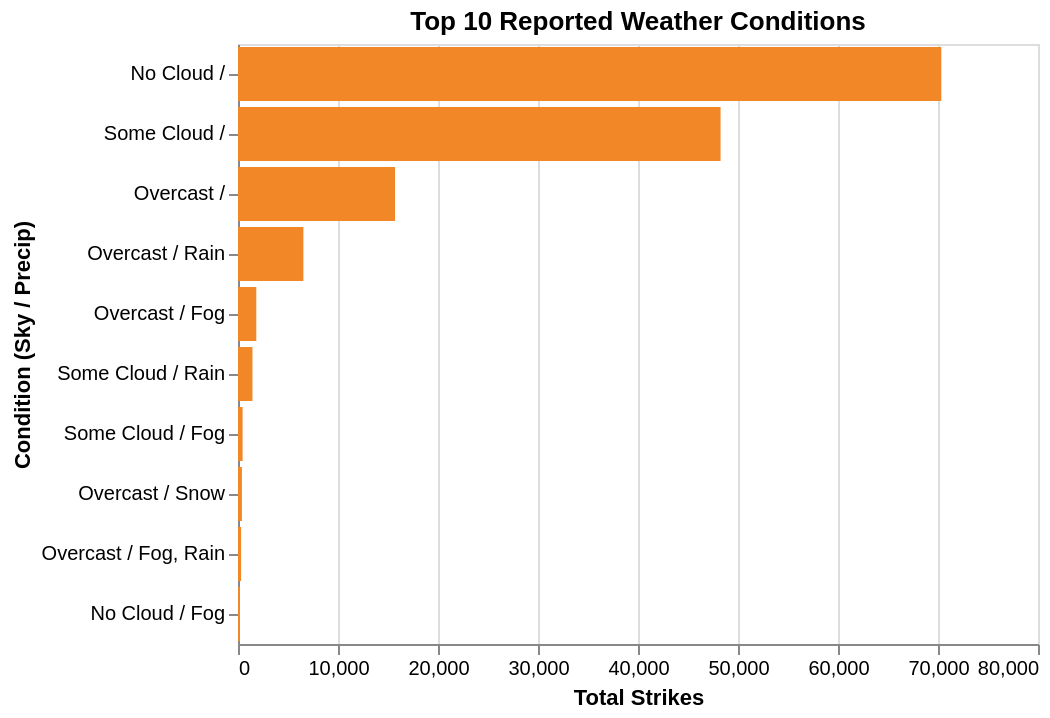

This figure's notebook cell:
### Code cell
weather_chart = alt.Chart(weather_strikes_filtered.head(10)).mark_bar(color='#F18727').encode(
    x=alt.X('strike_count:Q', title='Total Strikes'),
    y=alt.Y('weather_condition:N', sort='-x',
            title='Condition (Sky / Precip)'),
    tooltip=['weather_condition', 'strike_count']
).properties(
    title='Top 10 Reported Weather Conditions',
    width=400,
    height=300
)

weather_chart.display()

### Figure 1 — Vega-Lite specification as saved in the notebook (floating-point values rounded to 4 significant figures)
{"config": {"view": {"continuousWidth": 300, "continuousHeight": 300}}, "data": {"name": "data-f52595eb090d12c70e51a2a3e6bde89b"}, "mark": {"type": "bar", "color": "#F18727"}, "encoding": {"tooltip": [{"field": "weather_condition", "type": "nominal"}, {"field": "strike_count", "type": "quantitative"}], "x": {"field": "strike_count", "title": "Total Strikes", "type": "quantitative"}, "y": {"field": "weather_condition", "sort": "-x", "title": "Condition (Sky / Precip)", "type": "nominal"}}, "height": 300, "title": "Top 10 Reported Weather Conditions", "width": 400, "$schema": "https://vega.github.io/schema/vega-lite/v6.1.0.json", "datasets": {"data-f52595eb090d12c70e51a2a3e6bde89b": [{"weather_condition": "No Cloud / ", "strike_count": 70332}, {"weather_condition": "Some Cloud / ", "strike_count": 48257}, {"weather_condition": "Overcast / ", "strike_count": 15704}, {"weather_condition": "Overcast / Rain", "strike_count": 6538}, {"weather_condition": "Overcast / Fog", "strike_count": 1830}, {"weather_condition": "Some Cloud / Rain", "strike_count": 1446}, {"weather_condition": "Some Cloud / Fog", "strike_count": 460}, {"weather_condition": "Overcast / Snow", "strike_count": 392}, {"weather_condition": "Overcast / Fog, Rain", "strike_count": 308}, {"weather_condition": "No Cloud / Fog", "strike_count": 202}]}}
